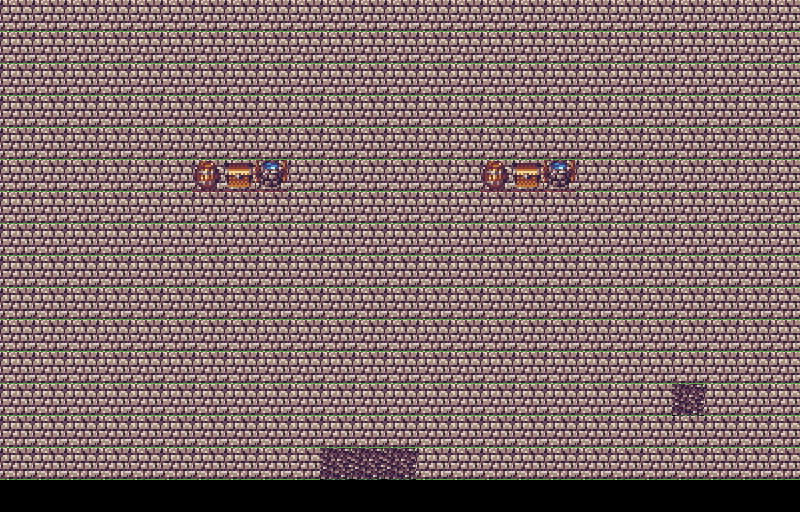

This is a level from a 2D game, rendered from its Tiled map with the project's own tilesets. A one-line summary and the complete map file follow:
An orthogonal 25x16 tile map with 32x32 px tiles, 3 tile layers (suelo casa, bloques invisibles, objetos) and 1 object (door).

<map version="1.10" tiledversion="1.11.2" orientation="orthogonal" renderorder="right-down" width="25" height="16" tilewidth="32" tileheight="32" infinite="0" nextlayerid="5" nextobjectid="3">
 <editorsettings>
  <export target="casa  adentro.tmj" format="json" />
 </editorsettings>
 <tileset firstgid="1" name="mapa 2" tilewidth="32" tileheight="32" margin="1" tilecount="90" columns="9">
  <image source="town_forest_tiles.png" width="320" height="352" />
 </tileset>
 <layer id="1" name="suelo casa" width="25" height="16">
  <data encoding="csv">
1,1,1,1,1,1,1,1,1,1,1,1,1,1,1,1,1,1,1,1,1,1,1,1,1,
1,1,1,1,1,1,1,1,1,1,1,1,1,1,1,1,1,1,1,1,1,1,1,1,1,
1,1,1,1,1,1,1,1,1,1,1,1,1,1,1,1,1,1,1,1,1,1,1,1,1,
1,1,1,1,1,1,1,1,1,1,1,1,1,1,1,1,1,1,1,1,1,1,1,1,1,
1,1,1,1,1,1,1,1,1,1,1,1,1,1,1,1,1,1,1,1,1,1,1,1,1,
1,1,1,1,1,1,1,1,1,1,1,1,1,1,1,1,1,1,1,1,1,1,1,1,1,
1,1,1,1,1,1,1,1,1,1,1,1,1,1,1,1,1,1,1,1,1,1,1,1,1,
1,1,1,1,1,1,1,1,1,1,1,1,1,1,1,1,1,1,1,1,1,1,1,1,1,
1,1,1,1,1,1,1,1,1,1,1,1,1,1,1,1,1,1,1,1,1,1,1,1,1,
1,1,1,1,1,1,1,1,1,1,1,1,1,1,1,1,1,1,1,1,1,1,1,1,1,
1,1,1,1,1,1,1,1,1,1,1,1,1,1,1,1,1,1,1,1,1,1,1,1,1,
1,1,1,1,1,1,1,1,1,1,1,1,1,1,1,1,1,1,1,1,1,1,1,1,1,
1,1,1,1,1,1,1,1,1,1,1,1,1,1,1,1,1,1,1,1,1,8,1,1,1,
1,1,1,1,1,1,1,1,1,1,1,1,1,1,1,1,1,1,1,1,1,1,1,1,1,
1,1,1,1,1,1,1,1,1,1,8,8,8,1,1,1,1,1,1,1,1,1,1,1,1,
0,0,0,0,0,0,0,0,0,0,0,0,0,0,0,0,0,0,0,0,0,0,0,0,0
</data>
 </layer>
 <objectgroup id="3" name="puertas">
  <object id="2" name="door" x="351" y="492" width="33" height="18.5" />
 </objectgroup>
 <layer id="4" name="bloques invisibles" width="25" height="16">
  <data encoding="csv">
0,0,0,0,0,0,0,0,0,0,0,0,0,0,0,0,0,0,0,0,0,0,0,0,0,
0,0,0,0,0,0,0,0,0,0,0,0,0,0,0,0,0,0,0,0,0,0,0,0,0,
0,0,0,0,0,0,0,0,0,0,0,0,0,0,0,0,0,0,0,0,0,0,0,0,0,
0,0,0,0,0,0,0,0,0,0,0,0,0,0,0,0,0,0,0,0,0,0,0,0,0,
0,0,0,0,0,0,0,0,0,0,0,0,0,0,0,0,0,0,0,0,0,0,0,0,0,
0,0,0,0,0,0,0,0,0,0,0,0,0,0,0,0,0,0,0,0,0,0,0,0,0,
0,0,0,0,0,0,0,0,0,0,0,0,0,0,0,0,0,0,0,0,0,0,0,0,0,
0,0,0,0,0,0,0,0,0,0,0,0,0,0,0,0,0,0,0,0,0,0,0,0,0,
0,0,0,0,0,0,0,0,0,0,0,0,0,0,0,0,0,0,0,0,0,0,0,0,0,
0,0,0,0,0,0,0,0,0,0,0,0,0,0,0,0,0,0,0,0,0,0,0,0,0,
0,0,0,0,0,0,0,0,0,0,0,0,0,0,0,0,0,0,0,0,0,0,0,0,0,
0,0,0,0,0,0,0,0,0,0,0,0,0,0,0,0,0,0,0,0,0,0,0,0,0,
0,0,0,0,0,0,0,0,0,0,0,0,0,0,0,0,0,0,0,0,0,0,0,0,0,
0,0,0,0,0,0,0,0,0,0,0,0,0,0,0,0,0,0,0,0,0,0,0,0,0,
0,0,0,0,0,0,0,0,0,0,0,0,0,0,0,0,0,0,0,0,0,0,0,0,0,
33,33,33,33,33,33,33,33,33,33,33,0,0,33,33,33,33,33,33,33,33,33,33,33,33
</data>
 </layer>
 <layer id="2" name="objetos" width="25" height="16">
  <data encoding="csv">
0,0,0,0,0,0,0,0,0,0,0,0,0,0,0,0,0,0,0,0,0,0,0,0,0,
0,0,0,0,0,0,0,0,0,0,0,0,0,0,0,0,0,0,0,0,0,0,0,0,0,
0,0,0,0,0,0,0,0,0,0,0,0,0,0,0,0,0,0,0,0,0,0,0,0,0,
0,0,0,0,0,0,0,0,0,0,0,0,0,0,0,0,0,0,0,0,0,0,0,0,0,
0,0,0,0,0,0,0,0,0,0,0,0,0,0,0,0,0,0,0,0,0,0,0,0,0,
0,0,0,0,0,0,12,13,15,0,0,0,0,0,0,12,13,15,0,0,0,0,0,0,0,
0,0,0,0,0,0,0,0,0,0,0,0,0,0,0,0,0,0,0,0,0,0,0,0,0,
0,0,0,0,0,0,0,0,0,0,0,0,0,0,0,0,0,0,0,0,0,0,0,0,0,
0,0,0,0,0,0,0,0,0,0,0,0,0,0,0,0,0,0,0,0,0,0,0,0,0,
0,0,0,0,0,0,0,0,0,0,0,0,0,0,0,0,0,0,0,0,0,0,0,0,0,
0,0,0,0,0,0,0,0,0,0,0,0,0,0,0,0,0,0,0,0,0,0,0,0,0,
0,0,0,0,0,0,0,0,0,0,0,0,0,0,0,0,0,0,0,0,0,0,0,0,0,
0,0,0,0,0,0,0,0,0,0,0,0,0,0,0,0,0,0,0,0,0,0,0,0,0,
0,0,0,0,0,0,0,0,0,0,0,0,0,0,0,0,0,0,0,0,0,0,0,0,0,
0,0,0,0,0,0,0,0,0,0,0,0,0,0,0,0,0,0,0,0,0,0,0,0,0,
0,0,0,0,0,0,0,0,0,0,0,0,0,0,0,0,0,0,0,0,0,0,0,0,0
</data>
 </layer>
</map>
